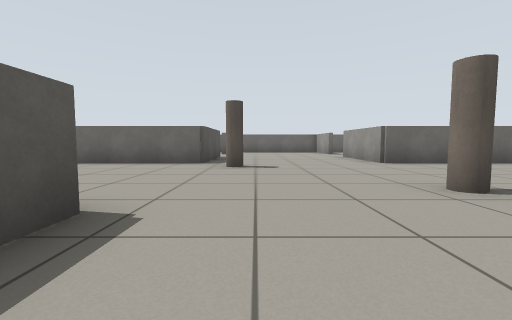
View 1 (above)

17 first-person views from a walk through a Gazebo world. The camera is 0.57 m above the floor, tilts 4° down and sees 90° across. The floor is counted in squares, 1 m on a side. Each view is taken from the middle of a square. On the plan, view 1 faces up. The plan holds only what a view shows up to about 9 squares ahead; the rest is blank.

View 2
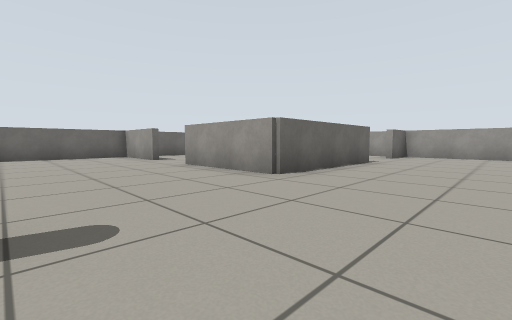

View 3
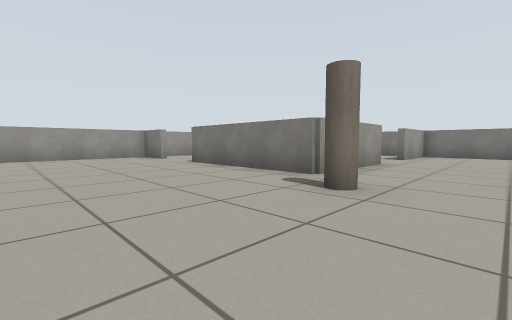

View 4
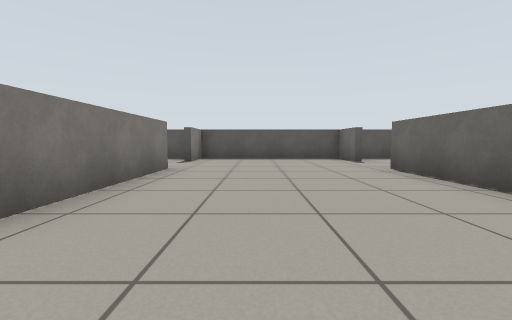

View 5
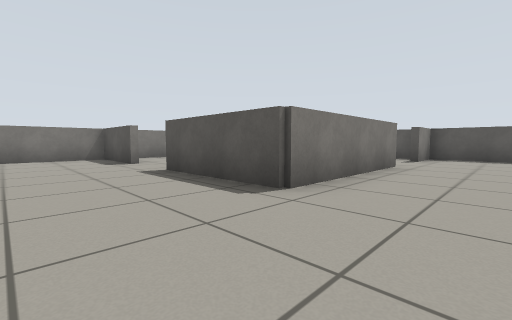

View 6
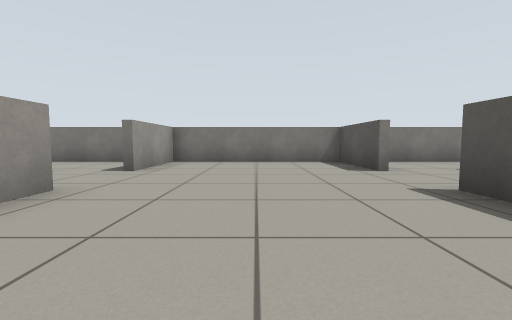

View 7
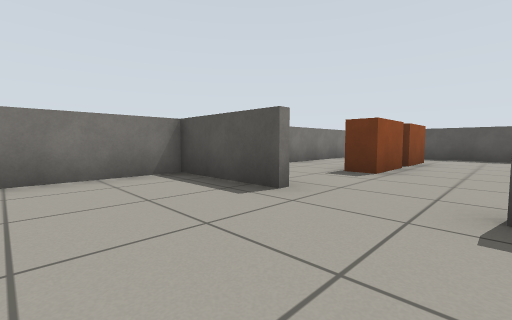

View 8
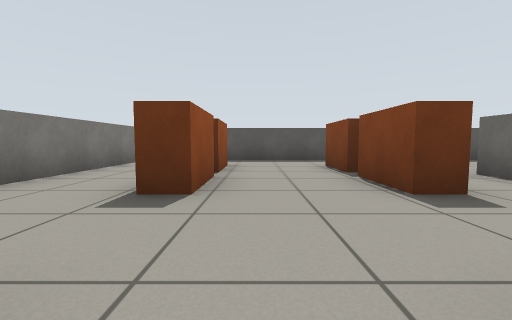

View 9
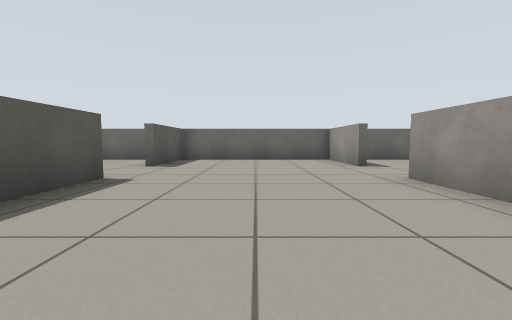

View 10
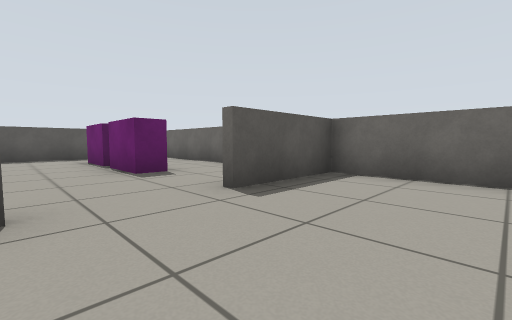

View 11
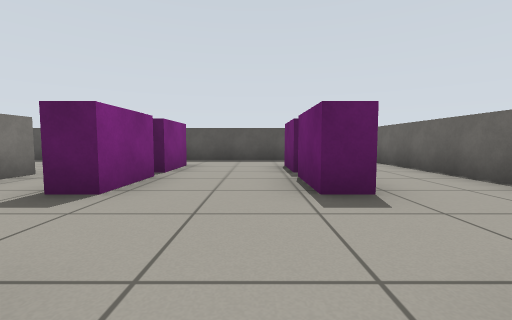

View 12
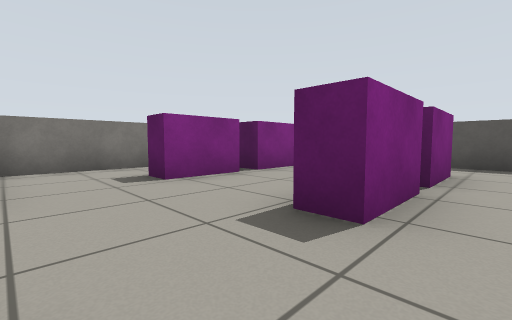

View 13
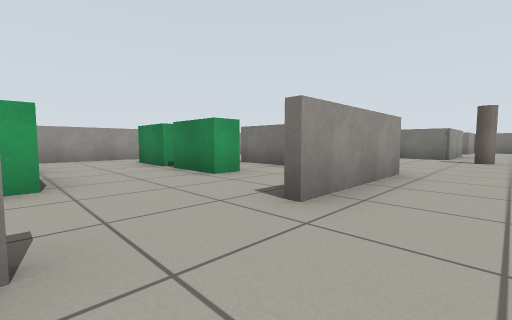

View 14
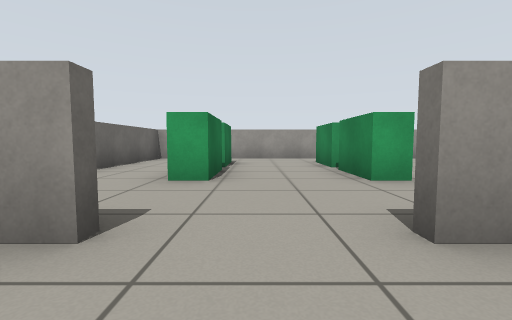

View 15
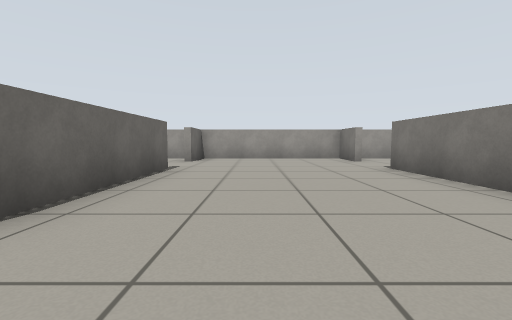

View 16
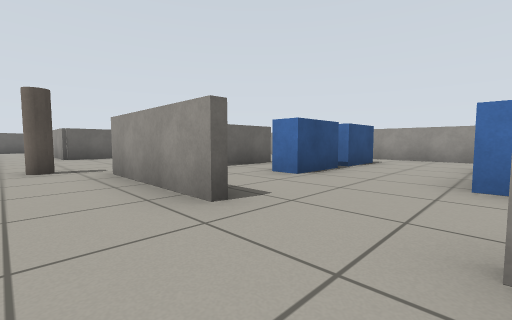

View 17
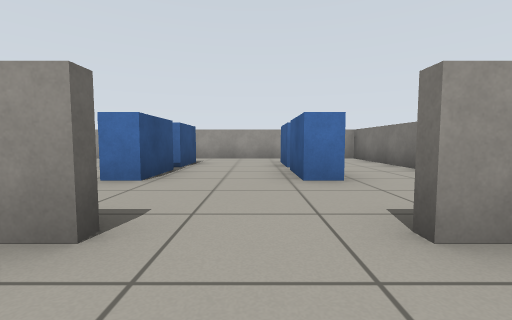

### Floor plan
Ten units are one square. View 1 is at (0, 0); x grows to the right and y downward. Boxes are objects, and circles mark ways between rooms. Rooms are numbered by the first view taken in them; rooms with no view inside come last. Other rooms are left out.
<svg viewBox="-94 -149 208 208">
<path fill="none" stroke="#000" d="M-14 -101 -14 -69 -55 -69M34 11 34 -21 75 -21M76 -69 34 -69 34 -100M-56 -21 -14 -21 -14 10M34 -119 34 -144 -14 -144 -14 -120M-14 29 -14 54 34 54 34 30M-75 -69 -89 -69 -89 -21 -75 -21M95 -21 109 -21 109 -69 95 -69M-49 -19 -55 -19M-82 54 -28 54M-89 -16 -89 31M-55 -71 -19 -71M-26 -144 -82 -144M-89 -131 -89 -76M75 -19 59 -19M109 29 109 -14M48 54 109 54 109 50M59 -71 75 -71M109 -140 109 -144 46 -144M109 -74 109 -119"/>
<rect x="-5" y="-65" width="10" height="10" fill="#bbb"><title>grey cylinder</title></rect>
<rect x="25" y="-35" width="10" height="10" fill="#bbb"><title>grey cylinder</title></rect>
<rect x="-75" y="25" width="20" height="10" fill="#bbb"><title>orange box</title></rect>
<rect x="-75" y="-5" width="20" height="10" fill="#bbb"><title>orange box</title></rect>
<rect x="-55" y="25" width="20" height="10" fill="#bbb"><title>orange box</title></rect>
<rect x="-55" y="-5" width="20" height="10" fill="#bbb"><title>orange box</title></rect>
<rect x="-75" y="-95" width="20" height="10" fill="#bbb"><title>magenta box</title></rect>
<rect x="-75" y="-125" width="20" height="10" fill="#bbb"><title>magenta box</title></rect>
<rect x="-55" y="-95" width="20" height="10" fill="#bbb"><title>magenta box</title></rect>
<rect x="-55" y="-125" width="20" height="10" fill="#bbb"><title>magenta box</title></rect>
<rect x="55" y="25" width="20" height="10" fill="#bbb"><title>blue box</title></rect>
<rect x="55" y="-5" width="20" height="10" fill="#bbb"><title>blue box</title></rect>
<rect x="75" y="25" width="20" height="10" fill="#bbb"><title>blue box</title></rect>
<rect x="75" y="-5" width="20" height="10" fill="#bbb"><title>blue box</title></rect>
<rect x="55" y="-95" width="20" height="10" fill="#bbb"><title>green box</title></rect>
<rect x="55" y="-125" width="20" height="10" fill="#bbb"><title>green box</title></rect>
<rect x="75" y="-95" width="20" height="10" fill="#bbb"><title>green box</title></rect>
<rect x="75" y="-125" width="20" height="10" fill="#bbb"><title>green box</title></rect>
<circle cx="-10" cy="15" r="3" fill="#2a7"/>
<circle cx="-65" cy="-20" r="3" fill="#2a7"/>
<circle cx="-10" cy="-115" r="3" fill="#2a7"/>
<circle cx="-65" cy="-70" r="3" fill="#2a7"/>
<circle cx="40" cy="15" r="3" fill="#2a7"/>
<circle cx="85" cy="-20" r="3" fill="#2a7"/>
<circle cx="40" cy="-115" r="3" fill="#2a7"/>
<circle cx="85" cy="-70" r="3" fill="#2a7"/>
<text x="10" y="-50">1</text>
<text x="-50" y="20">2</text>
<text x="-50" y="-110">3</text>
<text x="70" y="20">4</text>
<text x="70" y="-110">5</text>
</svg>
Room 1 opens to room 2. Room 1 opens to room 3. Room 1 opens to room 4. Room 1 opens to room 5.

Where each view was taken, in squares from view 1:
view 1: 0 up, 0 right, facing up
view 2: 4 up, 0 right, facing up-right
view 3: 6 up, 1 right, facing down-right
view 4: 4 up, 0 right, facing left
view 5: 4 up, 1 right, facing down-left
view 6: 2 up, 1 right, facing down
view 7: 1 down, 1 right, facing down-left
view 8: 2 down, 1 left, facing left
view 9: 6 up, 1 right, facing up
view 10: 10 up, 1 right, facing up-left
view 11: 11 up, 1 left, facing left
view 12: 13 up, 2 left, facing down-left
view 13: 12 up, 2 right, facing down-right
view 14: 11 up, 2 right, facing right
view 15: 5 up, 2 right, facing right
view 16: 3 down, 2 right, facing up-right
view 17: 2 down, 2 right, facing right
